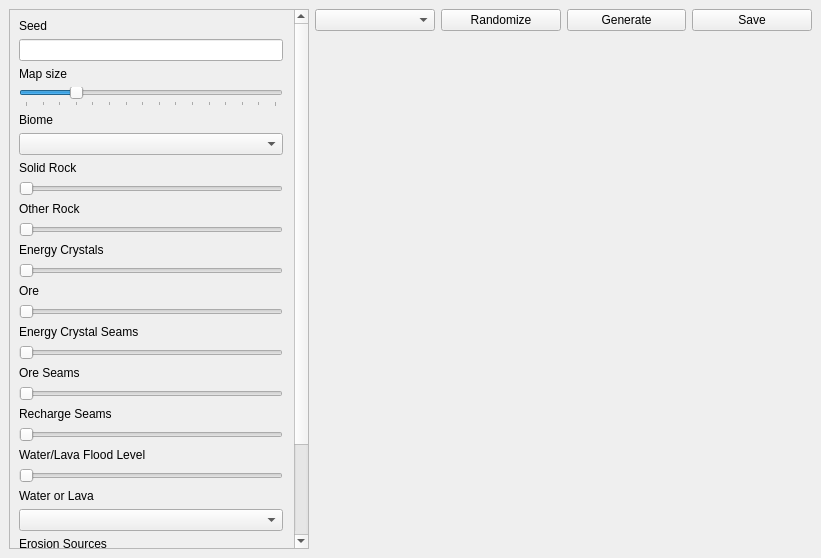
<?xml version="1.0" encoding="UTF-8"?>
<ui version="4.0">
 <class>MainWindow</class>
 <widget class="QMainWindow" name="MainWindow">
  <property name="geometry">
   <rect>
    <x>0</x>
    <y>0</y>
    <width>821</width>
    <height>558</height>
   </rect>
  </property>
  <property name="windowTitle">
   <string>Map Generator</string>
  </property>
  <widget class="QWidget" name="centralwidget">
   <layout class="QHBoxLayout" name="horizontalLayout">
    <item>
     <widget class="QScrollArea" name="scrollArea">
      <property name="sizePolicy">
       <sizepolicy hsizetype="Fixed" vsizetype="Expanding">
        <horstretch>0</horstretch>
        <verstretch>0</verstretch>
       </sizepolicy>
      </property>
      <property name="minimumSize">
       <size>
        <width>300</width>
        <height>0</height>
       </size>
      </property>
      <property name="maximumSize">
       <size>
        <width>300</width>
        <height>16777215</height>
       </size>
      </property>
      <property name="verticalScrollBarPolicy">
       <enum>Qt::ScrollBarAlwaysOn</enum>
      </property>
      <property name="horizontalScrollBarPolicy">
       <enum>Qt::ScrollBarAlwaysOff</enum>
      </property>
      <property name="widgetResizable">
       <bool>true</bool>
      </property>
      <widget class="QWidget" name="scrollAreaWidgetContents">
       <property name="geometry">
        <rect>
         <x>0</x>
         <y>0</y>
         <width>300</width>
         <height>689</height>
        </rect>
       </property>
       <property name="sizePolicy">
        <sizepolicy hsizetype="Preferred" vsizetype="Fixed">
         <horstretch>0</horstretch>
         <verstretch>0</verstretch>
        </sizepolicy>
       </property>
       <property name="minimumSize">
        <size>
         <width>300</width>
         <height>0</height>
        </size>
       </property>
       <property name="maximumSize">
        <size>
         <width>16777215</width>
         <height>16777215</height>
        </size>
       </property>
       <layout class="QVBoxLayout" name="verticalLayout_2">
        <item>
         <widget class="QLabel" name="seed_label">
          <property name="maximumSize">
           <size>
            <width>264</width>
            <height>16777215</height>
           </size>
          </property>
          <property name="text">
           <string>Seed</string>
          </property>
         </widget>
        </item>
        <item>
         <widget class="QLineEdit" name="seed_lineEdit">
          <property name="maximumSize">
           <size>
            <width>264</width>
            <height>16777215</height>
           </size>
          </property>
         </widget>
        </item>
        <item>
         <widget class="QLabel" name="map_size_label">
          <property name="maximumSize">
           <size>
            <width>264</width>
            <height>16777215</height>
           </size>
          </property>
          <property name="text">
           <string>Map size</string>
          </property>
         </widget>
        </item>
        <item>
         <widget class="QSlider" name="map_size_slider">
          <property name="maximumSize">
           <size>
            <width>264</width>
            <height>16777215</height>
           </size>
          </property>
          <property name="minimum">
           <number>1</number>
          </property>
          <property name="maximum">
           <number>16</number>
          </property>
          <property name="singleStep">
           <number>1</number>
          </property>
          <property name="pageStep">
           <number>1</number>
          </property>
          <property name="value">
           <number>4</number>
          </property>
          <property name="orientation">
           <enum>Qt::Horizontal</enum>
          </property>
          <property name="tickPosition">
           <enum>QSlider::TicksBelow</enum>
          </property>
          <property name="tickInterval">
           <number>1</number>
          </property>
         </widget>
        </item>
        <item>
         <widget class="QLabel" name="biome_label">
          <property name="maximumSize">
           <size>
            <width>264</width>
            <height>16777215</height>
           </size>
          </property>
          <property name="text">
           <string>Biome</string>
          </property>
         </widget>
        </item>
        <item>
         <widget class="QComboBox" name="biome_combobox">
          <property name="maximumSize">
           <size>
            <width>264</width>
            <height>16777215</height>
           </size>
          </property>
         </widget>
        </item>
        <item>
         <widget class="QLabel" name="solid_rock_label">
          <property name="maximumSize">
           <size>
            <width>264</width>
            <height>16777215</height>
           </size>
          </property>
          <property name="text">
           <string>Solid Rock</string>
          </property>
         </widget>
        </item>
        <item>
         <widget class="QSlider" name="solid_rock_slider">
          <property name="maximumSize">
           <size>
            <width>264</width>
            <height>16777215</height>
           </size>
          </property>
          <property name="orientation">
           <enum>Qt::Horizontal</enum>
          </property>
          <property name="tickPosition">
           <enum>QSlider::NoTicks</enum>
          </property>
         </widget>
        </item>
        <item>
         <widget class="QLabel" name="other_rock_label">
          <property name="maximumSize">
           <size>
            <width>264</width>
            <height>16777215</height>
           </size>
          </property>
          <property name="text">
           <string>Other Rock</string>
          </property>
         </widget>
        </item>
        <item>
         <widget class="QSlider" name="other_rock_slider">
          <property name="maximumSize">
           <size>
            <width>264</width>
            <height>16777215</height>
           </size>
          </property>
          <property name="orientation">
           <enum>Qt::Horizontal</enum>
          </property>
         </widget>
        </item>
        <item>
         <widget class="QLabel" name="energy_crystals_label">
          <property name="maximumSize">
           <size>
            <width>264</width>
            <height>16777215</height>
           </size>
          </property>
          <property name="text">
           <string>Energy Crystals</string>
          </property>
         </widget>
        </item>
        <item>
         <widget class="QSlider" name="energy_crystals_slider">
          <property name="maximumSize">
           <size>
            <width>264</width>
            <height>16777215</height>
           </size>
          </property>
          <property name="orientation">
           <enum>Qt::Horizontal</enum>
          </property>
         </widget>
        </item>
        <item>
         <widget class="QLabel" name="ore_label">
          <property name="maximumSize">
           <size>
            <width>264</width>
            <height>16777215</height>
           </size>
          </property>
          <property name="text">
           <string>Ore</string>
          </property>
         </widget>
        </item>
        <item>
         <widget class="QSlider" name="ore_slider">
          <property name="maximumSize">
           <size>
            <width>264</width>
            <height>16777215</height>
           </size>
          </property>
          <property name="orientation">
           <enum>Qt::Horizontal</enum>
          </property>
         </widget>
        </item>
        <item>
         <widget class="QLabel" name="ecs_label">
          <property name="maximumSize">
           <size>
            <width>264</width>
            <height>16777215</height>
           </size>
          </property>
          <property name="text">
           <string>Energy Crystal Seams</string>
          </property>
         </widget>
        </item>
        <item>
         <widget class="QSlider" name="ecs_slider">
          <property name="maximumSize">
           <size>
            <width>264</width>
            <height>16777215</height>
           </size>
          </property>
          <property name="orientation">
           <enum>Qt::Horizontal</enum>
          </property>
         </widget>
        </item>
        <item>
         <widget class="QLabel" name="os_label">
          <property name="maximumSize">
           <size>
            <width>264</width>
            <height>16777215</height>
           </size>
          </property>
          <property name="text">
           <string>Ore Seams</string>
          </property>
         </widget>
        </item>
        <item>
         <widget class="QSlider" name="os_slider">
          <property name="maximumSize">
           <size>
            <width>264</width>
            <height>16777215</height>
           </size>
          </property>
          <property name="orientation">
           <enum>Qt::Horizontal</enum>
          </property>
         </widget>
        </item>
        <item>
         <widget class="QLabel" name="rs_label">
          <property name="maximumSize">
           <size>
            <width>264</width>
            <height>16777215</height>
           </size>
          </property>
          <property name="text">
           <string>Recharge Seams</string>
          </property>
         </widget>
        </item>
        <item>
         <widget class="QSlider" name="rs_slider">
          <property name="maximumSize">
           <size>
            <width>264</width>
            <height>16777215</height>
           </size>
          </property>
          <property name="orientation">
           <enum>Qt::Horizontal</enum>
          </property>
         </widget>
        </item>
        <item>
         <widget class="QLabel" name="flood_level_label">
          <property name="maximumSize">
           <size>
            <width>264</width>
            <height>16777215</height>
           </size>
          </property>
          <property name="text">
           <string>Water/Lava Flood Level</string>
          </property>
         </widget>
        </item>
        <item>
         <widget class="QSlider" name="flood_level_slider">
          <property name="maximumSize">
           <size>
            <width>264</width>
            <height>16777215</height>
           </size>
          </property>
          <property name="orientation">
           <enum>Qt::Horizontal</enum>
          </property>
         </widget>
        </item>
        <item>
         <widget class="QLabel" name="flood_type_label">
          <property name="maximumSize">
           <size>
            <width>264</width>
            <height>16777215</height>
           </size>
          </property>
          <property name="text">
           <string>Water or Lava</string>
          </property>
         </widget>
        </item>
        <item>
         <widget class="QComboBox" name="flood_type_combobox">
          <property name="maximumSize">
           <size>
            <width>264</width>
            <height>16777215</height>
           </size>
          </property>
         </widget>
        </item>
        <item>
         <widget class="QLabel" name="erosion_sources_label">
          <property name="maximumSize">
           <size>
            <width>264</width>
            <height>16777215</height>
           </size>
          </property>
          <property name="text">
           <string>Erosion Sources</string>
          </property>
         </widget>
        </item>
        <item>
         <widget class="QSlider" name="erosion_sources_slider">
          <property name="maximumSize">
           <size>
            <width>264</width>
            <height>16777215</height>
           </size>
          </property>
          <property name="orientation">
           <enum>Qt::Horizontal</enum>
          </property>
         </widget>
        </item>
        <item>
         <widget class="QLabel" name="landslide_sources_label">
          <property name="maximumSize">
           <size>
            <width>264</width>
            <height>16777215</height>
           </size>
          </property>
          <property name="text">
           <string>Landslide Sources</string>
          </property>
         </widget>
        </item>
        <item>
         <widget class="QSlider" name="landslide_sources_slider">
          <property name="maximumSize">
           <size>
            <width>264</width>
            <height>16777215</height>
           </size>
          </property>
          <property name="orientation">
           <enum>Qt::Horizontal</enum>
          </property>
         </widget>
        </item>
        <item>
         <widget class="QLabel" name="slugs_label">
          <property name="maximumSize">
           <size>
            <width>264</width>
            <height>16777215</height>
           </size>
          </property>
          <property name="text">
           <string>Slimy Slug Holes</string>
          </property>
         </widget>
        </item>
        <item>
         <widget class="QSlider" name="slugs_slider">
          <property name="maximumSize">
           <size>
            <width>264</width>
            <height>16777215</height>
           </size>
          </property>
          <property name="orientation">
           <enum>Qt::Horizontal</enum>
          </property>
         </widget>
        </item>
       </layout>
      </widget>
     </widget>
    </item>
    <item>
     <layout class="QVBoxLayout" name="verticalLayout">
      <item>
       <layout class="QHBoxLayout" name="horizontalLayout_2">
        <item>
         <widget class="QComboBox" name="view_combobox"/>
        </item>
        <item>
         <widget class="QPushButton" name="randomize_button">
          <property name="text">
           <string>Randomize</string>
          </property>
         </widget>
        </item>
        <item>
         <widget class="QPushButton" name="generate_button">
          <property name="text">
           <string>Generate</string>
          </property>
         </widget>
        </item>
        <item>
         <widget class="QPushButton" name="save_button">
          <property name="text">
           <string>Save</string>
          </property>
         </widget>
        </item>
       </layout>
      </item>
      <item>
       <layout class="QHBoxLayout" name="horizontalLayout_3">
        <item>
         <widget class="QLabel" name="map_preview">
          <property name="sizePolicy">
           <sizepolicy hsizetype="Ignored" vsizetype="Ignored">
            <horstretch>0</horstretch>
            <verstretch>0</verstretch>
           </sizepolicy>
          </property>
          <property name="frameShape">
           <enum>QFrame::NoFrame</enum>
          </property>
          <property name="text">
           <string/>
          </property>
          <property name="scaledContents">
           <bool>true</bool>
          </property>
          <property name="alignment">
           <set>Qt::AlignCenter</set>
          </property>
         </widget>
        </item>
       </layout>
      </item>
     </layout>
    </item>
   </layout>
  </widget>
 </widget>
 <resources/>
 <connections/>
</ui>
